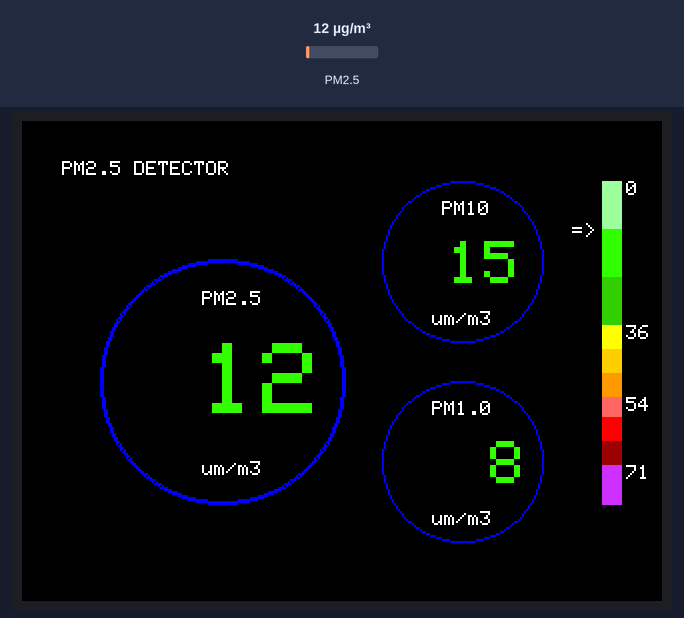
The sketch below on a simulated Arduino Uno, built with avr-gcc and run on an emulated ATmega328P. Parts: 320×240 colour display. The test bench sets the inputs (shaded band); at power-on: PM2.5 12 µg/m³. What the sketch prints to the serial monitor is not drawn.

Above: at 2.4 s.
2.5 s: PM2.5 set to 6 µg/m³
At 3.3 s:
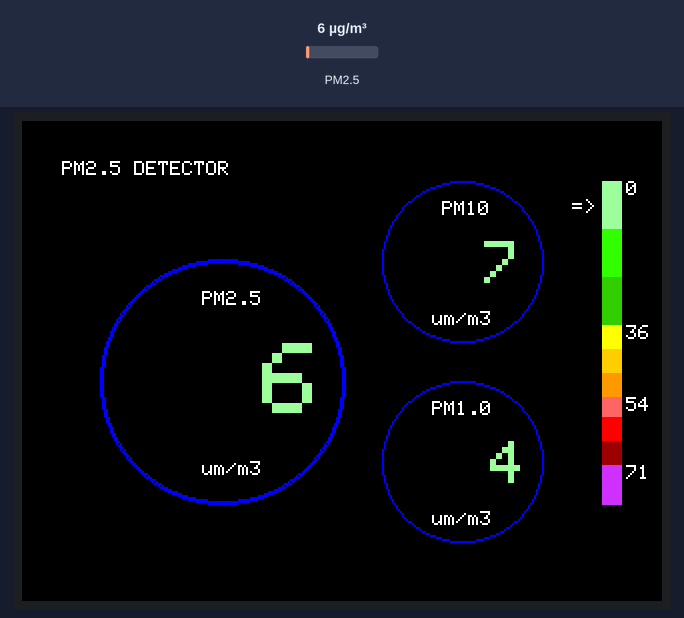
4.0 s: PM2.5 set to 75 µg/m³
At 4.3 s:
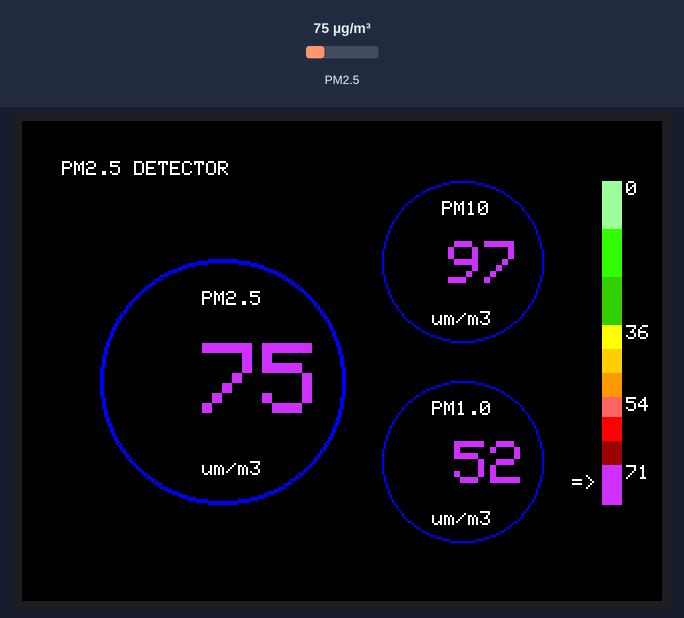
5.5 s: PM2.5 set to 150 µg/m³
At 5.9 s:
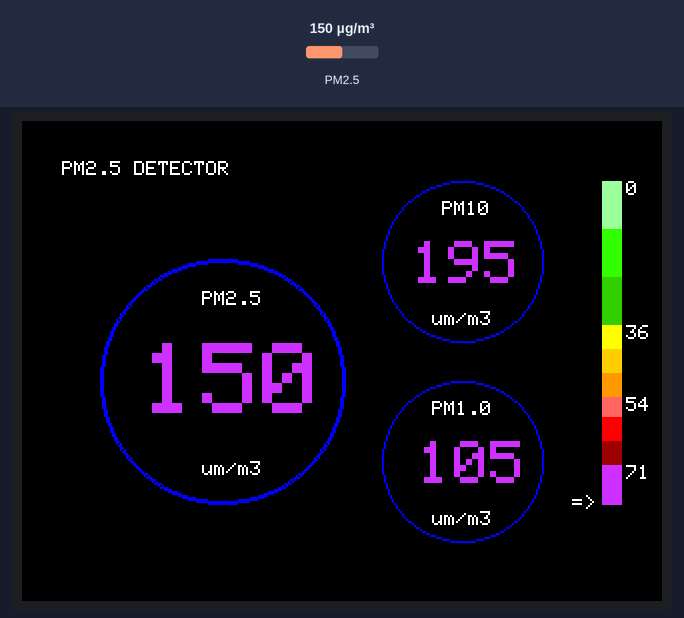
Timing chart, 0 to 8.5 s (numbered marks = the images above; inputs shaded):
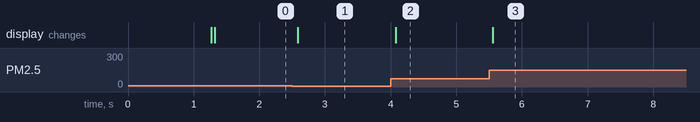

The sketch:

sketch.ino
```cpp
#include "SPI.h"
#include "Adafruit_GFX.h"
#include "Adafruit_ILI9341.h"
#include "Adafruit_PM25AQI.h"

#define TFT_DC 5  // D1
#define TFT_RST 0 // D3
#define TFT_CS 4  // D2

Adafruit_ILI9341 tft = Adafruit_ILI9341(TFT_CS, TFT_DC, TFT_RST);

#include <SoftwareSerial.h>
SoftwareSerial pmSerial(2, 3);

Adafruit_PM25AQI aqi = Adafruit_PM25AQI();

#define pmsDataLen 32
uint8_t buf[pmsDataLen];
int idx = 0;
int pm10 = 0;
int last_pm25 = 0;
int pm25 = 0;
int pm100 = 0;

uint16_t pm25color[] = {
    0x9FF3,
    0x37E0,
    0x3660,
    0xFFE0,
    0xFE60,
    0xFCC0,
    0xFB2C,
    0xF800,
    0x9800,
    0xC99F};

void setup()
{
    Serial.begin(115200);
    while (!Serial)
        delay(10);

    // Wait one second for sensor to boot up!
    delay(1000);

    pmSerial.begin(9600);

    if (!aqi.begin_UART(&pmSerial))
    {
        Serial.println("Could not find PM 2.5 sensor!");
        while (1)
            delay(10);
    }

    Serial.println("PM25 found!");

    tft.begin();
    drawPictureFrames();
}

void loop()
{
    PM25_AQI_Data data;

    if (!aqi.read(&data))
    {
        Serial.println("Could not read from AQI");
        delay(500); // try again in a bit!
        return;
    }

    // This is used for debugging purposes and to show what additional data could potentially be rendered
    Serial.println(F("---------------------------------------"));
    Serial.println(F("Concentration Units (standard)"));
    Serial.println(F("---------------------------------------"));
    Serial.print(F("PM 1.0: "));
    Serial.print(data.pm10_standard);
    Serial.print(F("\t\tPM 2.5: "));
    Serial.print(data.pm25_standard);
    Serial.print(F("\t\tPM 10: "));
    Serial.println(data.pm100_standard);
    Serial.println(F("Concentration Units (environmental)"));
    Serial.println(F("---------------------------------------"));
    Serial.print(F("PM 1.0: "));
    Serial.print(data.pm10_env);
    Serial.print(F("\t\tPM 2.5: "));
    Serial.print(data.pm25_env);
    Serial.print(F("\t\tPM 10: "));
    Serial.println(data.pm100_env);
    Serial.println(F("---------------------------------------"));
    Serial.print(F("Particles > 0.3um / 0.1L air:"));
    Serial.println(data.particles_03um);
    Serial.print(F("Particles > 0.5um / 0.1L air:"));
    Serial.println(data.particles_05um);
    Serial.print(F("Particles > 1.0um / 0.1L air:"));
    Serial.println(data.particles_10um);
    Serial.print(F("Particles > 2.5um / 0.1L air:"));
    Serial.println(data.particles_25um);
    Serial.print(F("Particles > 5.0um / 0.1L air:"));
    Serial.println(data.particles_50um);
    Serial.print(F("Particles > 50 um / 0.1L air:"));
    Serial.println(data.particles_100um);
    Serial.println(F("---------------------------------------"));

    pm10 = data.pm10_standard;
    last_pm25 = pm25;
    pm25 = data.pm25_standard;
    pm100 = data.pm100_standard;

    updateValueToTftScreen();
}

void drawPictureFrames()
{
    tft.setRotation(1);
    tft.fillScreen(ILI9341_BLACK);

    tft.setTextSize(1);

    // Upper title
    tft.setTextSize(1);
    tft.setCursor(20, 20);
    tft.print("PM2.5 DETECTOR");

    // PM 2.5 Circle Frame
    tft.drawCircle(100, 130, 60, ILI9341_BLUE);
    tft.drawCircle(100, 130, 61, ILI9341_BLUE);

    tft.setTextSize(1);
    tft.setCursor(90, 85);
    tft.print("PM2.5");

    tft.setTextSize(1);
    tft.setCursor(90, 170);
    tft.print("um/m3");

    // PM 10 Circle Frame
    tft.drawCircle(220, 70, 40, ILI9341_BLUE);

    tft.setTextSize(1);
    tft.setCursor(210, 40);
    tft.print("PM10");

    tft.setTextSize(1);
    tft.setCursor(205, 95);
    tft.print("um/m3");

    // PM 1.0 Circle Frame
    tft.drawCircle(220, 170, 40, ILI9341_BLUE);

    tft.setTextSize(1);
    tft.setCursor(205, 140);
    tft.print("PM1.0");

    tft.setTextSize(1);
    tft.setCursor(205, 195);
    tft.print("um/m3");

    tft.fillRect(290, 30 + 0 * 2, 10, 12 * 2, pm25color[0]);  // 0~11
    tft.fillRect(290, 30 + 12 * 2, 10, 12 * 2, pm25color[1]); // 12-23
    tft.fillRect(290, 30 + 24 * 2, 10, 12 * 2, pm25color[2]); // 24-35
    tft.fillRect(290, 30 + 36 * 2, 10, 6 * 2, pm25color[3]);  // 36-41
    tft.fillRect(290, 30 + 42 * 2, 10, 6 * 2, pm25color[4]);  // 42-47
    tft.fillRect(290, 30 + 48 * 2, 10, 6 * 2, pm25color[5]);  // 48-53
    tft.fillRect(290, 30 + 54 * 2, 10, 6 * 2, pm25color[6]);  // 54-58
    tft.fillRect(290, 30 + 59 * 2, 10, 6 * 2, pm25color[7]);  // 59-64
    tft.fillRect(290, 30 + 65 * 2, 10, 6 * 2, pm25color[8]);  // 65-70
    tft.fillRect(290, 30 + 71 * 2, 10, 10 * 2, pm25color[9]); // >=71

    tft.setCursor(302, 30);
    tft.setTextSize(1);
    tft.print("0");
    tft.setCursor(302, 30 + 36 * 2);
    tft.print("36");
    tft.setCursor(302, 30 + 54 * 2);
    tft.print("54");
    tft.setCursor(302, 30 + 71 * 2);
    tft.print("71");

    updateValueToTftScreen();
}

void updateValueToTftScreen()
{
    tft.setCursor(60, 111);
    tft.setTextSize(5);
    tft.setTextColor(getPm25Color(pm25), ILI9341_BLACK);
    if (pm25 < 10)
    {
        tft.print("  ");
    }
    else if (pm25 < 100)
    {
        tft.print(" ");
    }
    tft.print(pm25);

    tft.setCursor(195, 60);
    tft.setTextSize(3);
    if (pm100 < 10)
    {
        tft.print("  ");
    }
    else if (pm100 < 100)
    {
        tft.print(" ");
    }
    tft.print(pm100);

    tft.setCursor(198, 160);
    if (pm10 < 10)
    {
        tft.print("  ");
    }
    else if (pm10 < 100)
    {
        tft.print(" ");
    }
    tft.print(pm10);

    tft.setTextSize(1);
    tft.setTextColor(ILI9341_WHITE, ILI9341_BLACK);
    if (last_pm25 > 80)
    {
        tft.fillRect(275, 80 * 2 + 30 - 3, 12, 8, ILI9341_BLACK);
    }
    else
    {
        tft.fillRect(275, last_pm25 * 2 + 30 - 3, 12, 8, ILI9341_BLACK);
    }
    if (pm25 > 80)
    {
        tft.setCursor(275, 80 * 2 + 30 - 3);
    }
    else
    {
        tft.setCursor(275, pm25 * 2 + 30 - 3);
    }
    tft.print("=>");
}

uint16_t getPm25Color(int v)
{
    if (v < 12)
    {
        return pm25color[0];
    }
    else if (v < 24)
    {
        return pm25color[1];
    }
    else if (v < 36)
    {
        return pm25color[2];
    }
    else if (v < 42)
    {
        return pm25color[3];
    }
    else if (v < 48)
    {
        return pm25color[4];
    }
    else if (v < 54)
    {
        return pm25color[5];
    }
    else if (v < 59)
    {
        return pm25color[6];
    }
    else if (v < 65)
    {
        return pm25color[7];
    }
    else if (v < 71)
    {
        return pm25color[8];
    }
    else
    {
        return pm25color[9];
    }
}
```

Measured:
- after the input at 2.5 s, the display: changes after 0.08 s (image 1)
- after the input at 4.0 s, the display: changes after 0.08 s (image 2)
- after the input at 5.5 s, the display: changes after 0.06 s (image 3)
